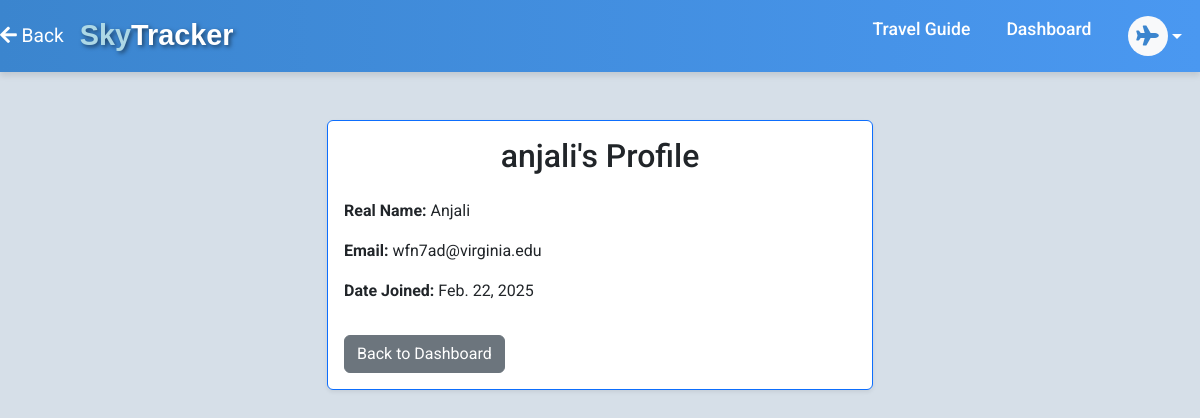
/view_profile/ (signed in), run on the app's committed database.
### b13project/models.py (models this page shows, shortened)
class UserProfile(models.Model):
    user = models.OneToOneField(User, on_delete=models.CASCADE)
    real_name = models.CharField(max_length=100)
    email = models.EmailField()
    date_joined = models.DateField(auto_now_add=True)
    interests = models.TextField(blank=True, null=True)
    description = models.TextField(blank=True, null=True)

### b13project/views.py (the view)
# urls.py: path("view_profile/", views.view_profile, name="view_profile"),
@login_required
def view_profile(request):
    try:
        user_profile = UserProfile.objects.get(user=request.user)
    except UserProfile.DoesNotExist:
        return redirect("create_user_profile")
    return render(request, "view_profile.html", {"profile": user_profile})

### templates/view_profile.html (shortened to what this page needs)
{% extends "base.html" %}
{% block content %}
<div class="container mt-5">
    <div class="row justify-content-center">
        <div class="col-md-6">
            <div class="card shadow-sm border-primary">
                <div class="card-body">
                    <h2 class="card-title text-center mb-4">{{ profile.user.username }}'s Profile</h2>
                    <p><strong>Real Name:</strong> {{ profile.real_name }}</p>
                    <p><strong>Email:</strong> {{ profile.email }}</p>
                    <p><strong>Date Joined:</strong> {{ profile.date_joined }}</p>
                    <a href="{% url 'user_dashboard' %}" class="btn btn-secondary mt-3">Back to Dashboard</a>
                </div>
            </div>
        </div>
    </div>
</div>
{% endblock %}

### templates/base.html (style rules this page uses)
html, body { height: 100%; margin: 0; display: flex; flex-direction: column; font-family: 'Roboto', sans-serif; background-color: #d6dfe8; }

### data on the page
UserProfile: user.username "anjali", real_name "Anjali", email "wfn7ad@virginia.edu", date_joined "Feb. 22, 2025"
